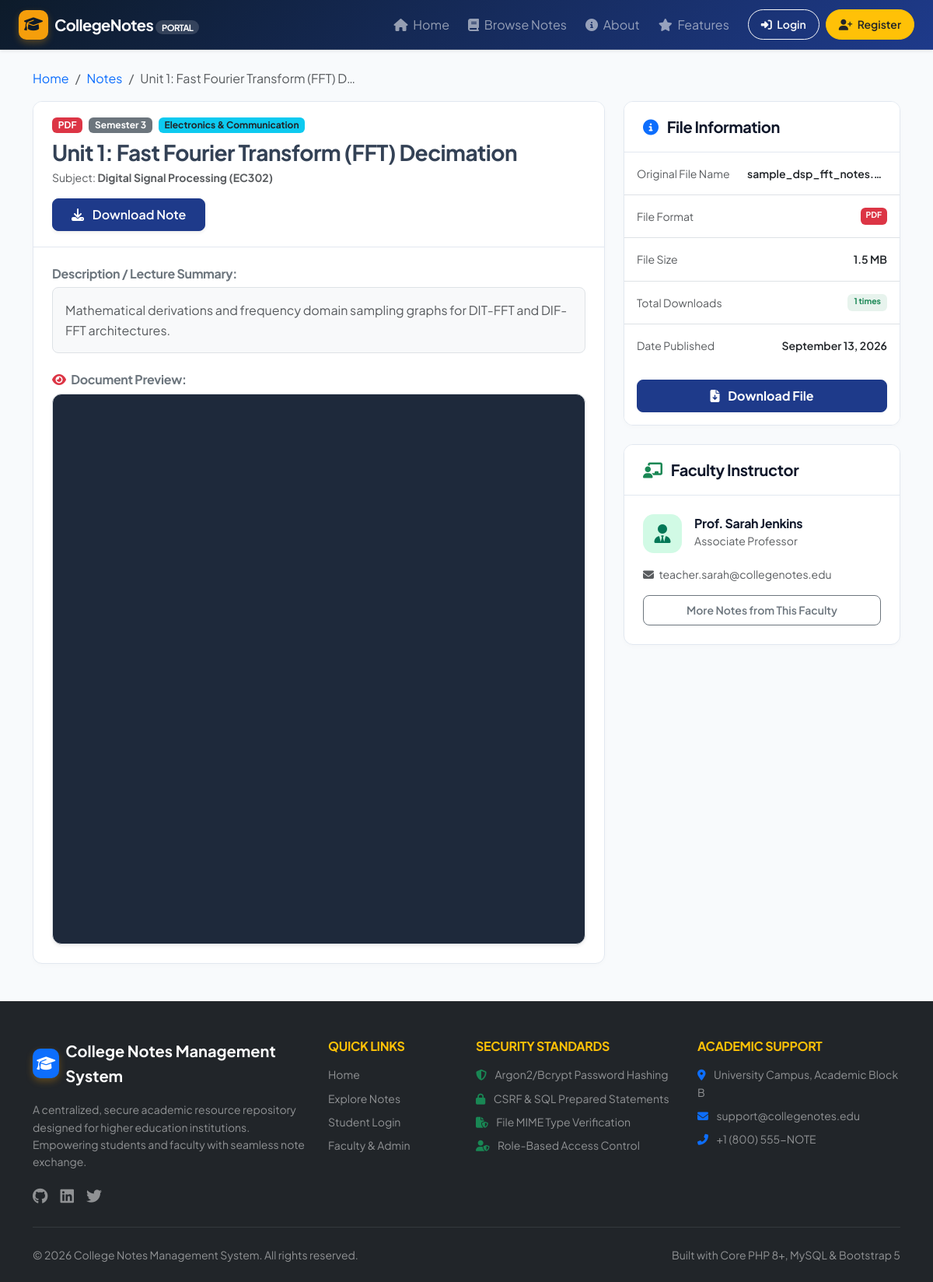
The page /user/note-view.php?id=4 on the database its author committed.
### tables this page shows
CREATE TABLE `notes` (
    `id` INT UNSIGNED AUTO_INCREMENT PRIMARY KEY,
    `teacher_id` INT UNSIGNED NOT NULL,
    `subject_id` INT UNSIGNED NOT NULL,
    `title` VARCHAR(255) NOT NULL,
    `description` TEXT DEFAULT NULL,
    `file_name` VARCHAR(255) NOT NULL,
    `file_path` VARCHAR(255) NOT NULL,
    `file_type` VARCHAR(20) NOT NULL,
    `file_size` BIGINT UNSIGNED NOT NULL,
    `semester` VARCHAR(20) NOT NULL,
    `department` VARCHAR(100) NOT NULL,
    `status` ENUM('published', 'draft', 'archived') NOT NULL DEFAULT 'published',
    `created_at` TIMESTAMP DEFAULT CURRENT_TIMESTAMP,
    `updated_at` TIMESTAMP DEFAULT CURRENT_TIMESTAMP ON UPDATE CURRENT_TIMESTAMP,
    INDEX `idx_notes_teacher` (`teacher_id`),
    INDEX `idx_notes_subject` (`subject_id`),
    INDEX `idx_notes_dept_sem` (`department`, `semester`),
    INDEX `idx_notes_status` (`status`),
    CONSTRAINT `fk_notes_teacher` FOREIGN KEY (`teacher_id`) REFERENCES `teachers` (`id`) ON DELETE CASCADE,
    CONSTRAINT `fk_notes_subject` FOREIGN KEY (`subject_id`) REFERENCES `subjects` (`id`) ON DELETE CASCADE
);

CREATE TABLE `subjects` (
    `id` INT UNSIGNED AUTO_INCREMENT PRIMARY KEY,
    `name` VARCHAR(150) NOT NULL,
    `code` VARCHAR(50) NOT NULL UNIQUE,
    `semester` VARCHAR(20) NOT NULL,
    `department` VARCHAR(100) NOT NULL,
    `created_at` TIMESTAMP DEFAULT CURRENT_TIMESTAMP,
    INDEX `idx_subjects_sem_dept` (`semester`, `department`)
);

CREATE TABLE `users` (
    `id` INT UNSIGNED AUTO_INCREMENT PRIMARY KEY,
    `name` VARCHAR(100) NOT NULL,
    `email` VARCHAR(150) NOT NULL UNIQUE,
    `password` VARCHAR(255) NOT NULL,
    `role` ENUM('admin', 'teacher', 'student') NOT NULL,
    `status` ENUM('active', 'inactive', 'blocked') NOT NULL DEFAULT 'active',
    `profile_image` VARCHAR(255) DEFAULT NULL,
    `created_at` TIMESTAMP DEFAULT CURRENT_TIMESTAMP,
    `updated_at` TIMESTAMP DEFAULT CURRENT_TIMESTAMP ON UPDATE CURRENT_TIMESTAMP,
    INDEX `idx_users_role` (`role`),
    INDEX `idx_users_status` (`status`)
);

CREATE TABLE `teachers` (
    `id` INT UNSIGNED AUTO_INCREMENT PRIMARY KEY,
    `user_id` INT UNSIGNED NOT NULL UNIQUE,
    `employee_id` VARCHAR(50) NOT NULL UNIQUE,
    `department` VARCHAR(100) NOT NULL,
    `designation` VARCHAR(100) NOT NULL,
    `phone` VARCHAR(25) DEFAULT NULL,
    `created_at` TIMESTAMP DEFAULT CURRENT_TIMESTAMP,
    INDEX `idx_teacher_dept` (`department`),
    CONSTRAINT `fk_teachers_user` FOREIGN KEY (`user_id`) REFERENCES `users` (`id`) ON DELETE CASCADE
);

### includes/auth.php (called while the page is built, shortened)
<?php
require_once __DIR__ . '/functions.php';
function isLoggedIn(): bool {
    return !empty($_SESSION['user_id']) && !empty($_SESSION['user_role']);
}

### includes/functions.php (called while the page is built, shortened)
<?php
function e($string): string {
    return htmlspecialchars((string)($string ?? ''), ENT_QUOTES | ENT_SUBSTITUTE, 'UTF-8');
}
function formatBytes(int $bytes, int $precision = 2): string {
    $units = ['B', 'KB', 'MB', 'GB', 'TB'];
    $bytes = max($bytes, 0);
    $pow = floor(($bytes ? log($bytes) : 0) / log(1024));
    $pow = min($pow, count($units) - 1);
    $bytes /= pow(1024, $pow);
    return round($bytes, $precision) . ' ' . $units[$pow];
}
function getFileTypeInfo(string $type): array {
    return match(strtolower($type)) {
        'pdf'  => ['icon' => 'fa-file-pdf', 'color' => 'text-danger', 'badge' => 'bg-danger'],
        'doc', 'docx' => ['icon' => 'fa-file-word', 'color' => 'text-primary', 'badge' => 'bg-primary'],
        'ppt', 'pptx' => ['icon' => 'fa-file-powerpoint', 'color' => 'text-warning', 'badge' => 'bg-warning text-dark'],
        'txt'  => ['icon' => 'fa-file-alt', 'color' => 'text-secondary', 'badge' => 'bg-secondary'],
        default => ['icon' => 'fa-file', 'color' => 'text-muted', 'badge' => 'bg-dark']
    };
}

### user/note-view.php (the view, shortened to what this page needs)
<?php
require_once __DIR__ . '/../includes/auth.php';
require_once __DIR__ . '/../includes/functions.php';
$noteId = filter_var($_GET['id'] ?? null, FILTER_VALIDATE_INT);
$db = getDB();
$stmt = $db->prepare("
    SELECT n.*, s.name as subject_name, s.code as subject_code,
           u.name as teacher_name, u.email as teacher_email, t.designation as teacher_designation,
           (SELECT COUNT(*) FROM downloads d WHERE d.note_id = n.id) as download_count
    FROM notes n
    JOIN subjects s ON n.subject_id = s.id
    JOIN teachers t ON n.teacher_id = t.id
    JOIN users u ON t.user_id = u.id
    WHERE n.id = :id
    LIMIT 1
");
$stmt->execute([':id' => $noteId]);
$note = $stmt->fetch();
$typeInfo = getFileTypeInfo($note['file_type']);
include __DIR__ . '/../includes/header.php';
include __DIR__ . '/../includes/navbar.php';
?>
<div class="<?= isLoggedIn() ? 'dashboard-layout' : 'container py-4' ?>">
    <main class="<?= isLoggedIn() ? 'main-content' : '' ?>">
        <nav aria-label="breadcrumb" class="mb-3">
            <ol class="breadcrumb small">
                <li class="breadcrumb-item"><a href="<?= BASE_URL ?>" class="text-decoration-none">Home</a></li>
                <li class="breadcrumb-item"><a href="<?= BASE_URL ?>user/notes.php" class="text-decoration-none">Notes</a></li>
                <li class="breadcrumb-item active text-truncate" style="max-width: 300px;" aria-current="page"><?= e($note['title']) ?></li>
            </ol>
        </nav>
        <div class="row g-4">
            <div class="col-lg-8">
                <div class="content-card mb-4">
                    <div class="card-header bg-white d-flex justify-content-between align-items-start gap-3 flex-wrap">
                        <div>
                            <div class="d-flex align-items-center gap-2 mb-2">
                                <span class="badge <?= $typeInfo['badge'] ?> text-uppercase"><?= e($note['file_type']) ?></span>
                                <span class="badge bg-secondary"><?= e($note['semester']) ?></span>
                                <span class="badge bg-info text-dark"><?= e($note['department']) ?></span>
                            </div>
                            <h2 class="h3 fw-bold mb-1 text-navy"><?= e($note['title']) ?></h2>
                            <div class="text-muted small">
                                <span>Subject: <strong><?= e($note['subject_name']) ?> (<?= e($note['subject_code']) ?>)</strong></span>
                            </div>
                        </div>
                        <div>
                            <a href="<?= BASE_URL ?>user/note-download.php?id=<?= $note['id'] ?>" class="btn btn-primary px-4 shadow-sm">
                                <i class="fas fa-download me-2"></i> Download Note
                            </a>
                        </div>
                    </div>
                    <div class="card-body">
                        <h6 class="fw-bold text-secondary mb-2">Description / Lecture Summary:</h6>
                        <div class="bg-light p-3 rounded-3 text-muted mb-4 border">
                            <?= nl2br(e($note['description'] ?: 'No additional description provided for this academic resource.')) ?>
                        </div>
                        <?php if (strtolower($note['file_type']) === 'pdf'): ?>
                            <h6 class="fw-bold text-secondary mb-2"><i class="fas fa-eye me-1 text-danger"></i> Document Preview:</h6>
                            <div class="document-preview-container shadow-sm border">
                                <iframe src="<?= BASE_URL . e($note['file_path']) ?>#toolbar=1" type="application/pdf">
                                    <p class="p-4 text-center text-white">
                                        Your browser does not support inline PDF viewing.
                                        <a href="<?= BASE_URL ?>user/note-download.php?id=<?= $note['id'] ?>" class="btn btn-warning btn-sm ms-2">
                                            Download file to view
                                        </a>
                                    </p>
                                </iframe>
                            </div>
                        <?php endif; ?>
                    </div>
                </div>
            </div>
            <div class="col-lg-4">
                <div class="content-card mb-4">
                    <div class="card-header">
                        <h5 class="fw-bold mb-0"><i class="fas fa-info-circle text-primary me-2"></i> File Information</h5>
                    </div>
                    <div class="card-body p-0">
                        <ul class="list-group list-group-flush small">
                            <li class="list-group-item d-flex justify-content-between py-3">
                                <span class="text-muted">Original File Name</span>
                                <span class="fw-semibold text-truncate ms-2" style="max-width: 180px;"><?= e($note['file_name']) ?></span>
                            </li>
                            <li class="list-group-item d-flex justify-content-between py-3">
                                <span class="text-muted">File Format</span>
                                <span class="badge <?= $typeInfo['badge'] ?> text-uppercase"><?= e($note['file_type']) ?></span>
                            </li>
                            <li class="list-group-item d-flex justify-content-between py-3">
                                <span class="text-muted">File Size</span>
                                <span class="fw-semibold"><?= formatBytes($note['file_size']) ?></span>
                            </li>
                            <li class="list-group-item d-flex justify-content-between py-3">
                                <span class="text-muted">Total Downloads</span>
                                <span class="badge bg-success bg-opacity-10 text-success fw-bold px-2 py-1"><?= $note['download_count'] ?> times</span>
                            </li>
                            <li class="list-group-item d-flex justify-content-between py-3">
                                <span class="text-muted">Date Published</span>
                                <span class="fw-semibold"><?= date('F j, Y', strtotime($note['created_at'])) ?></span>
                            </li>
                        </ul>
                    </div>
                    <div class="card-footer p-3 bg-white">
                        <a href="<?= BASE_URL ?>user/note-download.php?id=<?= $note['id'] ?>" class="btn btn-primary w-100 py-2 fw-bold">
                            <i class="fas fa-file-download me-2"></i> Download File
                        </a>
                    </div>
                </div>
                <div class="content-card">
                    <div class="card-header">
                        <h5 class="fw-bold mb-0"><i class="fas fa-chalkboard-teacher text-success me-2"></i> Faculty Instructor</h5>
                    </div>
                    <div class="card-body">
                        <div class="d-flex align-items-center gap-3 mb-3">
                            <div class="stat-icon green" style="width: 50px; height: 50px;">
                                <i class="fas fa-user-tie"></i>
                            </div>
                            <div>
                                <h6 class="fw-bold mb-0"><?= e($note['teacher_name']) ?></h6>
                                <small class="text-muted"><?= e($note['teacher_designation']) ?></small>
                            </div>
                        </div>
                        <p class="small text-muted mb-3">
                            <i class="fas fa-envelope me-1"></i> <?= e($note['teacher_email']) ?>
                        </p>
                        <a href="<?= BASE_URL ?>user/notes.php?teacher=<?= $note['teacher_id'] ?>" class="btn btn-outline-secondary btn-sm w-100">
                            More Notes from This Faculty
                        </a>
                    </div>
                </div>
            </div>
        </div>
    </main>
</div>
<?php include __DIR__ . '/../includes/footer.php'; ?>

### assets/css/style.css (style rules this page uses)
:root { --primary-color: #1e3a8a; --primary-hover: #1e40af; --primary-light: #eff6ff; --secondary-color: #0f172a; --accent-color: #f59e0b; --accent-hover: #d97706; --success-color: #10b981; --danger-color: #ef4444; --warning-color: #f59e0b; --info-color: #06b6d4; --bg-light: #f8fafc; --card-border: #e2e8f0; --text-main: #334155; --text-muted: #64748b; --sidebar-width: 260px; --header-height: 64px; --border-radius: 12px; }
body { font-family: 'Plus Jakarta Sans', -apple-system, BlinkMacSystemFont, "Segoe UI", Roboto, sans-serif; color: var(--text-main); background-color: var(--bg-light); line-height: 1.6; min-height: 100vh; display: flex; flex-direction: column; }
h1, h2, h3, h4, h5, h6 { font-weight: 700; color: var(--secondary-color); letter-spacing: -0.02em; }
.stat-icon { width: 56px; height: 56px; border-radius: 14px; display: flex; align-items: center; justify-content: center; font-size: 1.5rem; }
.stat-icon.green { background: #d1fae5; color: #047857; }
.content-card { background: #ffffff; border: 1px solid var(--card-border); border-radius: var(--border-radius); box-shadow: 0 2px 6px rgba(0, 0, 0, 0.02); overflow: hidden; }
.content-card .card-header { background: #ffffff; border-bottom: 1px solid var(--card-border); padding: 1.25rem 1.5rem; }
.content-card .card-body { padding: 1.5rem; }
.btn { font-weight: 600; border-radius: 8px; padding: 0.5rem 1rem; transition: all 0.2s ease; }
.btn-primary { background-color: var(--primary-color); border-color: var(--primary-color); }

### assets/css/dashboard.css (style rules this page uses)
.document-preview-container { background: #1e293b; border-radius: var(--border-radius); overflow: hidden; min-height: 600px; position: relative; }
.document-preview-container iframe { width: 100%; height: 700px; border: none; }

### rows shown on the page
notes: title "Unit 1: Fast Fourier Transform (FFT) D…", file_type "PDF", semester "Semester 3", department "Electronics & Communication", title "Unit 1: Fast Fourier Transform (FFT) Decimation", subject.name "Digital Signal Processing", subject.code "EC302", description "Mathematical derivations and frequency domain sampling graphs for DIT-FFT and DIF-FFT architectures.", file_name "sample_dsp_fft_notes.…", file_size "1.5 MB", created_at "September 13, 2026", users.name "Prof. Sarah Jenkins", teacher.designation "Associate Professor", users.email "teacher.sarah@collegenotes.edu"

### other values the page prints
APP_SHORT_NAME "CollegeNotes"
$note['download_count'] "1"
APP_NAME "College Notes Management System"
